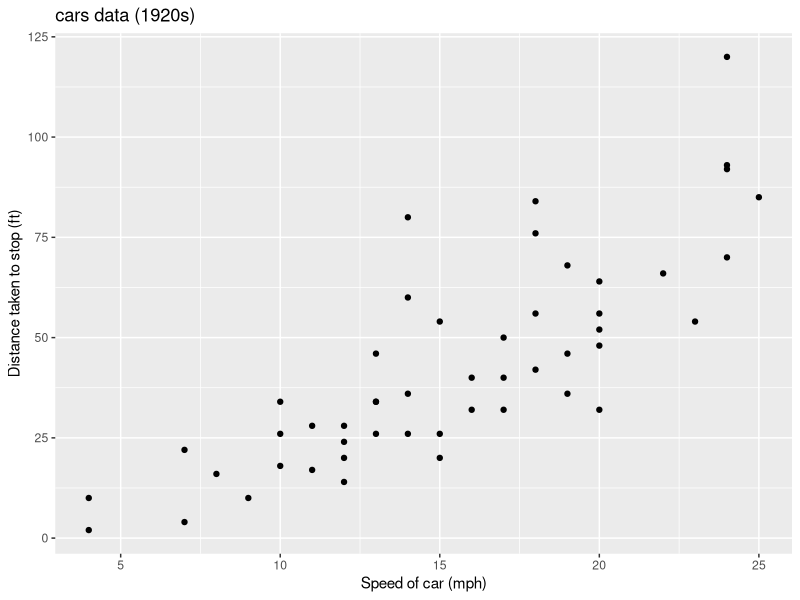
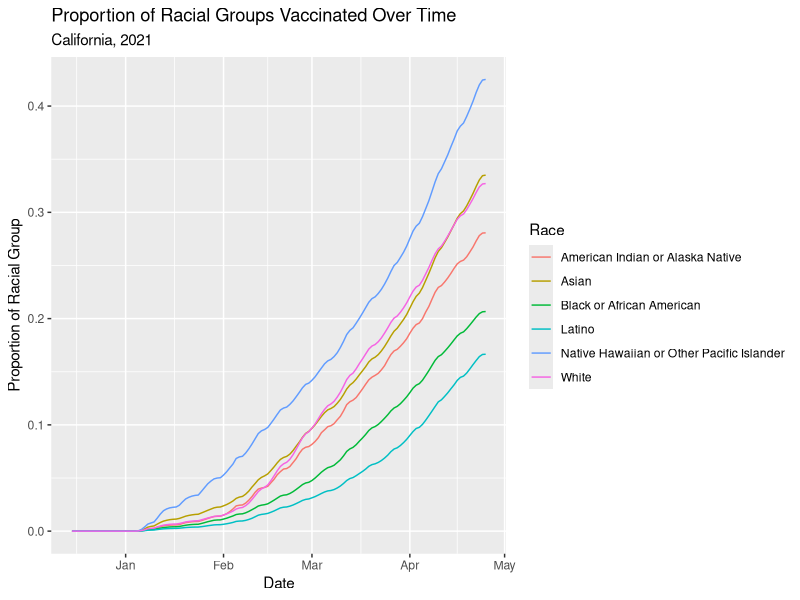
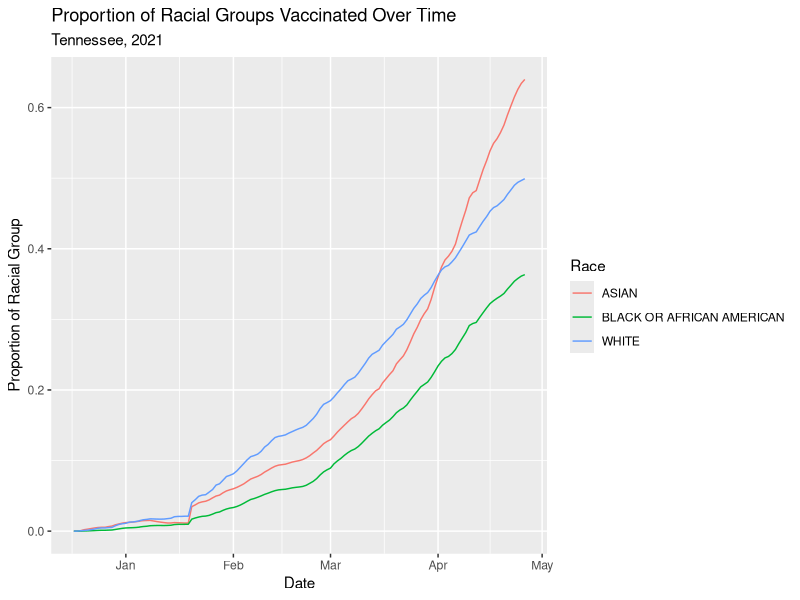
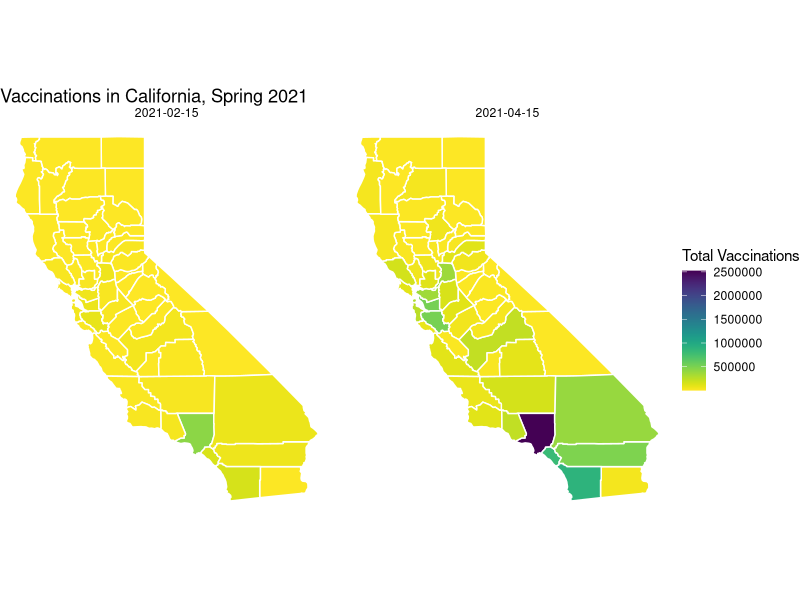
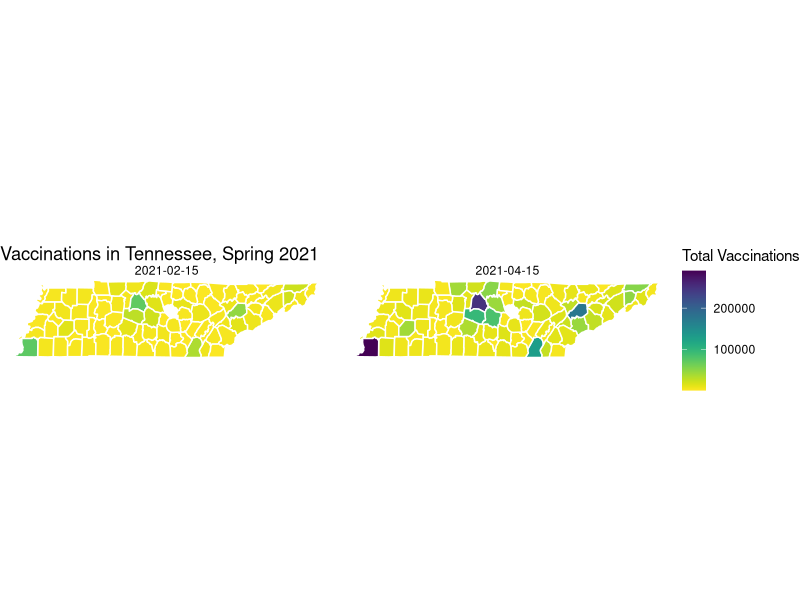

Recreate these plots in R, in order.
## ---- chunk 1
knitr::opts_chunk$set(echo = TRUE, fig.align="center")
library(tidyverse)
## ---- chunk 2
summary(cars)
## ---- chunk 3
ggplot(data = cars, aes(x = speed, y = dist)) + 
  geom_point() + 
  labs(x = "Speed of car (mph)"
       , y = "Distance taken to stop (ft)"
       , title = "cars data (1920s)")
## ---- chunk 4
# read in and plot ca vax over time
library(tidyverse)
library(dplyr)
library(readxl)
library(scales)
library(viridis)
ca_time <- read_csv("ca_time.csv") %>%
  filter(race != "Unknown", race != "Other/Multiracial")
ca_tg <- ggplot(ca_time, aes(x = date, y = frac, colour = race)) +
  geom_line() +
  labs(colour = "Race", title = "Proportion of Racial Groups Vaccinated Over Time", 
       subtitle = "California, 2021") +
  xlab("Date") + ylab("Proportion of Racial Group")
ca_tg
# read in and plot tn vax over time 
tn_time <- read_csv("tn_time.csv") %>%
  filter(race != "UNKNOWN", race != "OTHER/MULTIRACIAL")
tn_tg <- ggplot(tn_time, aes(x = date, y = frac, colour = race)) +
  geom_line() +
  labs(colour = "Race", title = "Proportion of Racial Groups Vaccinated Over Time", 
       subtitle = "Tennessee, 2021") +
  xlab("Date") + ylab("Proportion of Racial Group")
tn_tg



# read in and plot ca county vaccinations
ca_county <- read_csv("ca_county.csv") %>%
  mutate(subregion = tolower(county)) %>%
  select(-county)
ca_counties <- map_data(map = "county", region = "california")
ca_map <- ca_counties %>%
  left_join(ca_county, by = "subregion")
ggplot(ca_map, aes(x = long, y = lat, group = group, fill = total_vax)) +
  geom_polygon(colour = "white") +
  theme_void() +
  coord_fixed(ratio = 1.3) +
  facet_wrap(~administered_date) +
  labs(fill = "Total Vaccinations") +
  scale_fill_viridis(direction = -1) +
  ggtitle("Vaccinations in California, Spring 2021")

# read in and plot tn county vaccinations
options(scipen = 999)
tn_county <- read_csv("tn_county.csv") %>%
  mutate(subregion = tolower(COUNTY)) %>%
  select(-COUNTY)
tn_counties <- map_data(map = "county", region = "tennessee")
tn_map <- tn_counties %>%
  left_join(tn_county, by = "subregion") %>%
  na.omit()
ggplot(tn_map, aes(x = long, y = lat, group = group, fill = total_vax)) +
  geom_polygon(colour = "white") +
  theme_void() +
  coord_fixed(ratio = 1.3) +
  facet_wrap(~date) +
  labs(fill = "Total Vaccinations") +
  scale_fill_viridis(direction = -1) +
  ggtitle("Vaccinations in Tennessee, Spring 2021")
